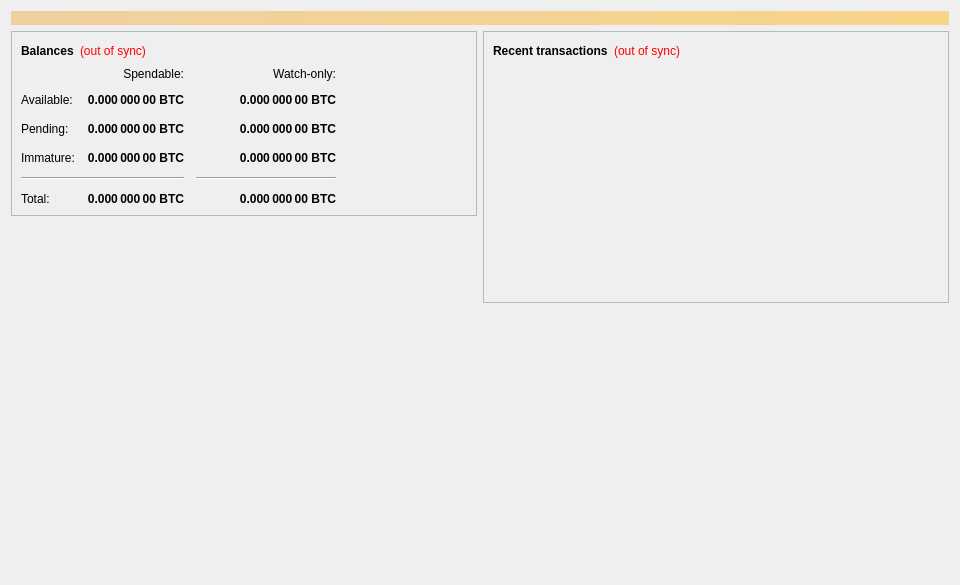
<?xml version="1.0" encoding="UTF-8"?>
<ui version="4.0">
 <class>OverviewPage</class>
 <widget class="QWidget" name="OverviewPage">
  <property name="geometry">
   <rect>
    <x>0</x>
    <y>0</y>
    <width>960</width>
    <height>585</height>
   </rect>
  </property>
  <property name="minimumSize">
   <size>
    <width>960</width>
    <height>0</height>
   </size>
  </property>
  <property name="windowTitle">
   <string>Form</string>
  </property>
  <layout class="QVBoxLayout" name="topLayout">
   <item>
    <widget class="QLabel" name="labelAlerts">
     <property name="visible">
      <bool>false</bool>
     </property>
     <property name="styleSheet">
      <string notr="true">background-color: qlineargradient(x1: 0, y1: 0, x2: 1, y2: 0, stop:0 #F0D0A0, stop:1 #F8D488); color:#000000;</string>
     </property>
     <property name="wordWrap">
      <bool>true</bool>
     </property>
     <property name="margin">
      <number>3</number>
     </property>
    </widget>
   </item>
   <item>
    <layout class="QHBoxLayout" name="horizontalLayout" stretch="1,1">
     <item>
      <layout class="QVBoxLayout" name="verticalLayout_2">
       <item>
        <widget class="QFrame" name="frame">
         <property name="frameShape">
          <enum>QFrame::StyledPanel</enum>
         </property>
         <property name="frameShadow">
          <enum>QFrame::Raised</enum>
         </property>
         <layout class="QVBoxLayout" name="verticalLayout_4">
          <item>
           <layout class="QHBoxLayout" name="horizontalLayout_4">
            <item>
             <widget class="QLabel" name="label_5">
              <property name="font">
               <font>
                <weight>75</weight>
                <bold>true</bold>
               </font>
              </property>
              <property name="text">
               <string>Balances</string>
              </property>
             </widget>
            </item>
            <item>
             <widget class="QLabel" name="labelWalletStatus">
              <property name="cursor">
               <cursorShape>WhatsThisCursor</cursorShape>
              </property>
              <property name="toolTip">
               <string>The displayed information may be out of date. Your wallet automatically synchronizes with the Sibcoin network after a connection is established, but this process has not completed yet.</string>
              </property>
              <property name="styleSheet">
               <string notr="true">QLabel { color: red; }</string>
              </property>
              <property name="text">
               <string notr="true">(out of sync)</string>
              </property>
              <property name="alignment">
               <set>Qt::AlignLeading|Qt::AlignLeft|Qt::AlignVCenter</set>
              </property>
             </widget>
            </item>
            <item>
             <spacer name="horizontalSpacer_3">
              <property name="orientation">
               <enum>Qt::Horizontal</enum>
              </property>
              <property name="sizeHint" stdset="0">
               <size>
                <width>40</width>
                <height>20</height>
               </size>
              </property>
             </spacer>
            </item>
           </layout>
          </item>
          <item>
           <layout class="QGridLayout" name="gridLayout">
            <property name="spacing">
             <number>12</number>
            </property>
            <item row="2" column="2">
             <widget class="QLabel" name="labelWatchPending">
              <property name="font">
               <font>
                <weight>75</weight>
                <bold>true</bold>
               </font>
              </property>
              <property name="cursor">
               <cursorShape>IBeamCursor</cursorShape>
              </property>
              <property name="toolTip">
               <string>Unconfirmed transactions to watch-only addresses</string>
              </property>
              <property name="text">
               <string notr="true">0.000 000 00 BTC</string>
              </property>
              <property name="alignment">
               <set>Qt::AlignRight|Qt::AlignTrailing|Qt::AlignVCenter</set>
              </property>
              <property name="textInteractionFlags">
               <set>Qt::LinksAccessibleByMouse|Qt::TextSelectableByKeyboard|Qt::TextSelectableByMouse</set>
              </property>
             </widget>
            </item>
            <item row="2" column="1">
             <widget class="QLabel" name="labelUnconfirmed">
              <property name="font">
               <font>
                <weight>75</weight>
                <bold>true</bold>
               </font>
              </property>
              <property name="cursor">
               <cursorShape>IBeamCursor</cursorShape>
              </property>
              <property name="toolTip">
               <string>Total of transactions that have yet to be confirmed, and do not yet count toward the spendable balance</string>
              </property>
              <property name="text">
               <string notr="true">0.000 000 00 BTC</string>
              </property>
              <property name="alignment">
               <set>Qt::AlignRight|Qt::AlignTrailing|Qt::AlignVCenter</set>
              </property>
              <property name="textInteractionFlags">
               <set>Qt::LinksAccessibleByMouse|Qt::TextSelectableByKeyboard|Qt::TextSelectableByMouse</set>
              </property>
             </widget>
            </item>
            <item row="3" column="2">
             <widget class="QLabel" name="labelWatchImmature">
              <property name="font">
               <font>
                <weight>75</weight>
                <bold>true</bold>
               </font>
              </property>
              <property name="cursor">
               <cursorShape>IBeamCursor</cursorShape>
              </property>
              <property name="toolTip">
               <string>Mined balance in watch-only addresses that has not yet matured</string>
              </property>
              <property name="text">
               <string notr="true">0.000 000 00 BTC</string>
              </property>
              <property name="alignment">
               <set>Qt::AlignRight|Qt::AlignTrailing|Qt::AlignVCenter</set>
              </property>
              <property name="textInteractionFlags">
               <set>Qt::LinksAccessibleByMouse|Qt::TextSelectableByKeyboard|Qt::TextSelectableByMouse</set>
              </property>
             </widget>
            </item>
            <item row="4" column="0" colspan="2">
             <widget class="Line" name="lineSpendableBalance">
              <property name="orientation">
               <enum>Qt::Horizontal</enum>
              </property>
             </widget>
            </item>
            <item row="4" column="2">
             <widget class="Line" name="lineWatchBalance">
              <property name="sizePolicy">
               <sizepolicy hsizetype="Preferred" vsizetype="Fixed">
                <horstretch>0</horstretch>
                <verstretch>0</verstretch>
               </sizepolicy>
              </property>
              <property name="minimumSize">
               <size>
                <width>140</width>
                <height>0</height>
               </size>
              </property>
              <property name="orientation">
               <enum>Qt::Horizontal</enum>
              </property>
             </widget>
            </item>
            <item row="5" column="0">
             <widget class="QLabel" name="labelTotalText">
              <property name="text">
               <string>Total:</string>
              </property>
             </widget>
            </item>
            <item row="3" column="1">
             <widget class="QLabel" name="labelImmature">
              <property name="font">
               <font>
                <weight>75</weight>
                <bold>true</bold>
               </font>
              </property>
              <property name="cursor">
               <cursorShape>IBeamCursor</cursorShape>
              </property>
              <property name="toolTip">
               <string>Mined balance that has not yet matured</string>
              </property>
              <property name="text">
               <string notr="true">0.000 000 00 BTC</string>
              </property>
              <property name="alignment">
               <set>Qt::AlignRight|Qt::AlignTrailing|Qt::AlignVCenter</set>
              </property>
              <property name="textInteractionFlags">
               <set>Qt::LinksAccessibleByMouse|Qt::TextSelectableByKeyboard|Qt::TextSelectableByMouse</set>
              </property>
             </widget>
            </item>
            <item row="2" column="3">
             <spacer name="horizontalSpacer_2">
              <property name="orientation">
               <enum>Qt::Horizontal</enum>
              </property>
              <property name="sizeHint" stdset="0">
               <size>
                <width>40</width>
                <height>20</height>
               </size>
              </property>
             </spacer>
            </item>
            <item row="3" column="0">
             <widget class="QLabel" name="labelImmatureText">
              <property name="text">
               <string>Immature:</string>
              </property>
             </widget>
            </item>
            <item row="5" column="1">
             <widget class="QLabel" name="labelTotal">
              <property name="font">
               <font>
                <weight>75</weight>
                <bold>true</bold>
               </font>
              </property>
              <property name="cursor">
               <cursorShape>IBeamCursor</cursorShape>
              </property>
              <property name="toolTip">
               <string>Your current total balance</string>
              </property>
              <property name="text">
               <string notr="true">0.000 000 00 BTC</string>
              </property>
              <property name="alignment">
               <set>Qt::AlignRight|Qt::AlignTrailing|Qt::AlignVCenter</set>
              </property>
              <property name="textInteractionFlags">
               <set>Qt::LinksAccessibleByMouse|Qt::TextSelectableByKeyboard|Qt::TextSelectableByMouse</set>
              </property>
             </widget>
            </item>
            <item row="5" column="2">
             <widget class="QLabel" name="labelWatchTotal">
              <property name="font">
               <font>
                <weight>75</weight>
                <bold>true</bold>
               </font>
              </property>
              <property name="cursor">
               <cursorShape>IBeamCursor</cursorShape>
              </property>
              <property name="toolTip">
               <string>Current total balance in watch-only addresses</string>
              </property>
              <property name="text">
               <string notr="true">0.000 000 00 BTC</string>
              </property>
              <property name="alignment">
               <set>Qt::AlignRight|Qt::AlignTrailing|Qt::AlignVCenter</set>
              </property>
              <property name="textInteractionFlags">
               <set>Qt::LinksAccessibleByMouse|Qt::TextSelectableByKeyboard|Qt::TextSelectableByMouse</set>
              </property>
             </widget>
            </item>
            <item row="0" column="2">
             <widget class="QLabel" name="labelWatchonly">
              <property name="text">
               <string>Watch-only:</string>
              </property>
              <property name="alignment">
               <set>Qt::AlignRight|Qt::AlignTrailing|Qt::AlignVCenter</set>
              </property>
             </widget>
            </item>
            <item row="1" column="0">
             <widget class="QLabel" name="labelBalanceText">
              <property name="text">
               <string>Available:</string>
              </property>
             </widget>
            </item>
            <item row="1" column="1">
             <widget class="QLabel" name="labelBalance">
              <property name="font">
               <font>
                <weight>75</weight>
                <bold>true</bold>
               </font>
              </property>
              <property name="cursor">
               <cursorShape>IBeamCursor</cursorShape>
              </property>
              <property name="toolTip">
               <string>Your current spendable balance</string>
              </property>
              <property name="text">
               <string notr="true">0.000 000 00 BTC</string>
              </property>
              <property name="alignment">
               <set>Qt::AlignRight|Qt::AlignTrailing|Qt::AlignVCenter</set>
              </property>
              <property name="textInteractionFlags">
               <set>Qt::LinksAccessibleByMouse|Qt::TextSelectableByKeyboard|Qt::TextSelectableByMouse</set>
              </property>
             </widget>
            </item>
            <item row="1" column="2">
             <widget class="QLabel" name="labelWatchAvailable">
              <property name="font">
               <font>
                <weight>75</weight>
                <bold>true</bold>
               </font>
              </property>
              <property name="cursor">
               <cursorShape>IBeamCursor</cursorShape>
              </property>
              <property name="toolTip">
               <string>Your current balance in watch-only addresses</string>
              </property>
              <property name="text">
               <string notr="true">0.000 000 00 BTC</string>
              </property>
              <property name="alignment">
               <set>Qt::AlignRight|Qt::AlignTrailing|Qt::AlignVCenter</set>
              </property>
              <property name="textInteractionFlags">
               <set>Qt::LinksAccessibleByMouse|Qt::TextSelectableByKeyboard|Qt::TextSelectableByMouse</set>
              </property>
             </widget>
            </item>
            <item row="2" column="0">
             <widget class="QLabel" name="labelPendingText">
              <property name="text">
               <string>Pending:</string>
              </property>
             </widget>
            </item>
            <item row="0" column="1">
             <widget class="QLabel" name="labelSpendable">
              <property name="text">
               <string>Spendable:</string>
              </property>
              <property name="alignment">
               <set>Qt::AlignRight|Qt::AlignTrailing|Qt::AlignVCenter</set>
              </property>
             </widget>
            </item>
           </layout>
          </item>
         </layout>
        </widget>
       </item>
       <item>
        <widget class="QFrame" name="frameDarksend">
         <property name="minimumSize">
          <size>
           <width>0</width>
           <height>0</height>
          </size>
         </property>
         <property name="maximumSize">
          <size>
           <width>0</width>
           <height>0</height>
          </size>
         </property>
         <property name="layoutDirection">
          <enum>Qt::LeftToRight</enum>
         </property>
         <property name="frameShape">
          <enum>QFrame::StyledPanel</enum>
         </property>
         <property name="frameShadow">
          <enum>QFrame::Raised</enum>
         </property>
         <widget class="QWidget" name="formLayoutWidget">
          <property name="geometry">
           <rect>
            <x>10</x>
            <y>40</y>
            <width>451</width>
            <height>161</height>
           </rect>
          </property>
          <layout class="QFormLayout" name="formLayout">
           <property name="fieldGrowthPolicy">
            <enum>QFormLayout::AllNonFixedFieldsGrow</enum>
           </property>
           <property name="horizontalSpacing">
            <number>11</number>
           </property>
           <property name="verticalSpacing">
            <number>12</number>
           </property>
           <item row="0" column="0">
            <widget class="QLabel" name="label_6">
             <property name="text">
              <string>Status:</string>
             </property>
            </widget>
           </item>
           <item row="1" column="0">
            <widget class="QLabel" name="label_7">
             <property name="text">
              <string>Completion:</string>
             </property>
            </widget>
           </item>
           <item row="1" column="1">
            <widget class="QProgressBar" name="darksendProgress">
             <property name="maximumSize">
              <size>
               <width>154</width>
               <height>16777215</height>
              </size>
             </property>
             <property name="value">
              <number>0</number>
             </property>
            </widget>
           </item>
           <item row="2" column="0">
            <widget class="QLabel" name="labelAnonymizedText">
             <property name="text">
              <string>Darksend Balance:</string>
             </property>
            </widget>
           </item>
           <item row="2" column="1">
            <widget class="QLabel" name="labelAnonymized">
             <property name="font">
              <font>
               <weight>75</weight>
               <bold>true</bold>
              </font>
             </property>
             <property name="text">
              <string notr="true">0 SIB</string>
             </property>
            </widget>
           </item>
           <item row="3" column="0">
            <widget class="QLabel" name="label_8">
             <property name="text">
              <string>Amount and Rounds:</string>
             </property>
            </widget>
           </item>
           <item row="3" column="1">
            <widget class="QLabel" name="labelAmountRounds">
             <property name="text">
              <string>0 SIB / 0 Rounds</string>
             </property>
            </widget>
           </item>
           <item row="4" column="0">
            <widget class="QLabel" name="label_9">
             <property name="text">
              <string>Submitted Denom:</string>
             </property>
            </widget>
           </item>
           <item row="4" column="1">
            <widget class="QLabel" name="labelSubmittedDenom">
             <property name="toolTip">
              <string>The denominations you submitted to the Masternode.&lt;br&gt;To mix, other users must submit the exact same denominations.</string>
             </property>
             <property name="text">
              <string>n/a</string>
             </property>
            </widget>
           </item>
           <item row="0" column="1">
            <widget class="QLabel" name="darksendEnabled">
             <property name="text">
              <string>Enabled/Disabled</string>
             </property>
            </widget>
           </item>
          </layout>
         </widget>
         <widget class="QPushButton" name="runAutoDenom">
          <property name="geometry">
           <rect>
            <x>251</x>
            <y>17</y>
            <width>1</width>
            <height>1</height>
           </rect>
          </property>
          <property name="palette">
           <palette>
            <active>
             <colorrole role="WindowText">
              <brush brushstyle="SolidPattern">
               <color alpha="255">
                <red>0</red>
                <green>0</green>
                <blue>0</blue>
               </color>
              </brush>
             </colorrole>
             <colorrole role="Button">
              <brush brushstyle="SolidPattern">
               <color alpha="255">
                <red>239</red>
                <green>238</green>
                <blue>238</blue>
               </color>
              </brush>
             </colorrole>
             <colorrole role="Light">
              <brush brushstyle="SolidPattern">
               <color alpha="255">
                <red>255</red>
                <green>255</green>
                <blue>255</blue>
               </color>
              </brush>
             </colorrole>
             <colorrole role="Midlight">
              <brush brushstyle="SolidPattern">
               <color alpha="255">
                <red>247</red>
                <green>246</green>
                <blue>246</blue>
               </color>
              </brush>
             </colorrole>
             <colorrole role="Dark">
              <brush brushstyle="SolidPattern">
               <color alpha="255">
                <red>119</red>
                <green>119</green>
                <blue>119</blue>
               </color>
              </brush>
             </colorrole>
             <colorrole role="Mid">
              <brush brushstyle="SolidPattern">
               <color alpha="255">
                <red>159</red>
                <green>159</green>
                <blue>159</blue>
               </color>
              </brush>
             </colorrole>
             <colorrole role="Text">
              <brush brushstyle="SolidPattern">
               <color alpha="255">
                <red>0</red>
                <green>0</green>
                <blue>0</blue>
               </color>
              </brush>
             </colorrole>
             <colorrole role="BrightText">
              <brush brushstyle="SolidPattern">
               <color alpha="255">
                <red>255</red>
                <green>255</green>
                <blue>255</blue>
               </color>
              </brush>
             </colorrole>
             <colorrole role="ButtonText">
              <brush brushstyle="SolidPattern">
               <color alpha="255">
                <red>0</red>
                <green>0</green>
                <blue>0</blue>
               </color>
              </brush>
             </colorrole>
             <colorrole role="Base">
              <brush brushstyle="SolidPattern">
               <color alpha="255">
                <red>255</red>
                <green>255</green>
                <blue>255</blue>
               </color>
              </brush>
             </colorrole>
             <colorrole role="Window">
              <brush brushstyle="SolidPattern">
               <color alpha="255">
                <red>239</red>
                <green>238</green>
                <blue>238</blue>
               </color>
              </brush>
             </colorrole>
             <colorrole role="Shadow">
              <brush brushstyle="SolidPattern">
               <color alpha="255">
                <red>0</red>
                <green>0</green>
                <blue>0</blue>
               </color>
              </brush>
             </colorrole>
             <colorrole role="AlternateBase">
              <brush brushstyle="SolidPattern">
               <color alpha="255">
                <red>247</red>
                <green>246</green>
                <blue>246</blue>
               </color>
              </brush>
             </colorrole>
             <colorrole role="ToolTipBase">
              <brush brushstyle="SolidPattern">
               <color alpha="255">
                <red>255</red>
                <green>255</green>
                <blue>220</blue>
               </color>
              </brush>
             </colorrole>
             <colorrole role="ToolTipText">
              <brush brushstyle="SolidPattern">
               <color alpha="255">
                <red>0</red>
                <green>0</green>
                <blue>0</blue>
               </color>
              </brush>
             </colorrole>
            </active>
            <inactive>
             <colorrole role="WindowText">
              <brush brushstyle="SolidPattern">
               <color alpha="255">
                <red>0</red>
                <green>0</green>
                <blue>0</blue>
               </color>
              </brush>
             </colorrole>
             <colorrole role="Button">
              <brush brushstyle="SolidPattern">
               <color alpha="255">
                <red>239</red>
                <green>238</green>
                <blue>238</blue>
               </color>
              </brush>
             </colorrole>
             <colorrole role="Light">
              <brush brushstyle="SolidPattern">
               <color alpha="255">
                <red>255</red>
                <green>255</green>
                <blue>255</blue>
               </color>
              </brush>
             </colorrole>
             <colorrole role="Midlight">
              <brush brushstyle="SolidPattern">
               <color alpha="255">
                <red>247</red>
                <green>246</green>
                <blue>246</blue>
               </color>
              </brush>
             </colorrole>
             <colorrole role="Dark">
              <brush brushstyle="SolidPattern">
               <color alpha="255">
                <red>119</red>
                <green>119</green>
                <blue>119</blue>
               </color>
              </brush>
             </colorrole>
             <colorrole role="Mid">
              <brush brushstyle="SolidPattern">
               <color alpha="255">
                <red>159</red>
                <green>159</green>
                <blue>159</blue>
               </color>
              </brush>
             </colorrole>
             <colorrole role="Text">
              <brush brushstyle="SolidPattern">
               <color alpha="255">
                <red>0</red>
                <green>0</green>
                <blue>0</blue>
               </color>
              </brush>
             </colorrole>
             <colorrole role="BrightText">
              <brush brushstyle="SolidPattern">
               <color alpha="255">
                <red>255</red>
                <green>255</green>
                <blue>255</blue>
               </color>
              </brush>
             </colorrole>
             <colorrole role="ButtonText">
              <brush brushstyle="SolidPattern">
               <color alpha="255">
                <red>0</red>
                <green>0</green>
                <blue>0</blue>
               </color>
              </brush>
             </colorrole>
             <colorrole role="Base">
              <brush brushstyle="SolidPattern">
               <color alpha="255">
                <red>255</red>
                <green>255</green>
                <blue>255</blue>
               </color>
              </brush>
             </colorrole>
             <colorrole role="Window">
              <brush brushstyle="SolidPattern">
               <color alpha="255">
                <red>239</red>
                <green>238</green>
                <blue>238</blue>
               </color>
              </brush>
             </colorrole>
             <colorrole role="Shadow">
              <brush brushstyle="SolidPattern">
               <color alpha="255">
                <red>0</red>
                <green>0</green>
                <blue>0</blue>
               </color>
              </brush>
             </colorrole>
             <colorrole role="AlternateBase">
              <brush brushstyle="SolidPattern">
               <color alpha="255">
                <red>247</red>
                <green>246</green>
                <blue>246</blue>
               </color>
              </brush>
             </colorrole>
             <colorrole role="ToolTipBase">
              <brush brushstyle="SolidPattern">
               <color alpha="255">
                <red>255</red>
                <green>255</green>
                <blue>220</blue>
               </color>
              </brush>
             </colorrole>
             <colorrole role="ToolTipText">
              <brush brushstyle="SolidPattern">
               <color alpha="255">
                <red>0</red>
                <green>0</green>
                <blue>0</blue>
               </color>
              </brush>
             </colorrole>
            </inactive>
            <disabled>
             <colorrole role="WindowText">
              <brush brushstyle="SolidPattern">
               <color alpha="255">
                <red>119</red>
                <green>119</green>
                <blue>119</blue>
               </color>
              </brush>
             </colorrole>
             <colorrole role="Button">
              <brush brushstyle="SolidPattern">
               <color alpha="255">
                <red>239</red>
                <green>238</green>
                <blue>238</blue>
               </color>
              </brush>
             </colorrole>
             <colorrole role="Light">
              <brush brushstyle="SolidPattern">
               <color alpha="255">
                <red>255</red>
                <green>255</green>
                <blue>255</blue>
               </color>
              </brush>
             </colorrole>
             <colorrole role="Midlight">
              <brush brushstyle="SolidPattern">
               <color alpha="255">
                <red>247</red>
                <green>246</green>
                <blue>246</blue>
               </color>
              </brush>
             </colorrole>
             <colorrole role="Dark">
              <brush brushstyle="SolidPattern">
               <color alpha="255">
                <red>119</red>
                <green>119</green>
                <blue>119</blue>
               </color>
              </brush>
             </colorrole>
             <colorrole role="Mid">
              <brush brushstyle="SolidPattern">
               <color alpha="255">
                <red>159</red>
                <green>159</green>
                <blue>159</blue>
               </color>
              </brush>
             </colorrole>
             <colorrole role="Text">
              <brush brushstyle="SolidPattern">
               <color alpha="255">
                <red>119</red>
                <green>119</green>
                <blue>119</blue>
               </color>
              </brush>
             </colorrole>
             <colorrole role="BrightText">
              <brush brushstyle="SolidPattern">
               <color alpha="255">
                <red>255</red>
                <green>255</green>
                <blue>255</blue>
               </color>
              </brush>
             </colorrole>
             <colorrole role="ButtonText">
              <brush brushstyle="SolidPattern">
               <color alpha="255">
                <red>119</red>
                <green>119</green>
                <blue>119</blue>
               </color>
              </brush>
             </colorrole>
             <colorrole role="Base">
              <brush brushstyle="SolidPattern">
               <color alpha="255">
                <red>239</red>
                <green>238</green>
                <blue>238</blue>
               </color>
              </brush>
             </colorrole>
             <colorrole role="Window">
              <brush brushstyle="SolidPattern">
               <color alpha="255">
                <red>239</red>
                <green>238</green>
                <blue>238</blue>
               </color>
              </brush>
             </colorrole>
             <colorrole role="Shadow">
              <brush brushstyle="SolidPattern">
               <color alpha="255">
                <red>0</red>
                <green>0</green>
                <blue>0</blue>
               </color>
              </brush>
             </colorrole>
             <colorrole role="AlternateBase">
              <brush brushstyle="SolidPattern">
               <color alpha="255">
                <red>239</red>
                <green>238</green>
                <blue>238</blue>
               </color>
              </brush>
             </colorrole>
             <colorrole role="ToolTipBase">
              <brush brushstyle="SolidPattern">
               <color alpha="255">
                <red>255</red>
                <green>255</green>
                <blue>220</blue>
               </color>
              </brush>
             </colorrole>
             <colorrole role="ToolTipText">
              <brush brushstyle="SolidPattern">
               <color alpha="255">
                <red>0</red>
                <green>0</green>
                <blue>0</blue>
               </color>
              </brush>
             </colorrole>
            </disabled>
           </palette>
          </property>
          <property name="focusPolicy">
           <enum>Qt::NoFocus</enum>
          </property>
          <property name="autoFillBackground">
           <bool>true</bool>
          </property>
          <property name="text">
           <string/>
          </property>
          <property name="flat">
           <bool>true</bool>
          </property>
         </widget>
         <widget class="QPushButton" name="toggleDarksend">
          <property name="geometry">
           <rect>
            <x>10</x>
            <y>292</y>
            <width>221</width>
            <height>56</height>
           </rect>
          </property>
          <property name="sizePolicy">
           <sizepolicy hsizetype="MinimumExpanding" vsizetype="Fixed">
            <horstretch>0</horstretch>
            <verstretch>0</verstretch>
           </sizepolicy>
          </property>
          <property name="text">
           <string>Start/Stop Mixing</string>
          </property>
         </widget>
         <widget class="Line" name="lineLastMessage">
          <property name="geometry">
           <rect>
            <x>10</x>
            <y>200</y>
            <width>441</width>
            <height>16</height>
           </rect>
          </property>
          <property name="orientation">
           <enum>Qt::Horizontal</enum>
          </property>
         </widget>
         <widget class="QLabel" name="darksendStatus">
          <property name="geometry">
           <rect>
            <x>10</x>
            <y>220</y>
            <width>451</width>
            <height>61</height>
           </rect>
          </property>
          <property name="minimumSize">
           <size>
            <width>288</width>
            <height>43</height>
           </size>
          </property>
          <property name="text">
           <string>(Last Message)</string>
          </property>
          <property name="alignment">
           <set>Qt::AlignLeading|Qt::AlignLeft|Qt::AlignTop</set>
          </property>
          <property name="wordWrap">
           <bool>true</bool>
          </property>
         </widget>
         <widget class="QPushButton" name="darksendAuto">
          <property name="geometry">
           <rect>
            <x>230</x>
            <y>292</y>
            <width>221</width>
            <height>28</height>
           </rect>
          </property>
          <property name="sizePolicy">
           <sizepolicy hsizetype="MinimumExpanding" vsizetype="Fixed">
            <horstretch>0</horstretch>
            <verstretch>0</verstretch>
           </sizepolicy>
          </property>
          <property name="toolTip">
           <string>Try to manually submit a Darksend request.</string>
          </property>
          <property name="text">
           <string>Try Mix</string>
          </property>
         </widget>
         <widget class="QPushButton" name="darksendReset">
          <property name="geometry">
           <rect>
            <x>230</x>
            <y>319</y>
            <width>221</width>
            <height>28</height>
           </rect>
          </property>
          <property name="sizePolicy">
           <sizepolicy hsizetype="MinimumExpanding" vsizetype="Fixed">
            <horstretch>0</horstretch>
            <verstretch>0</verstretch>
           </sizepolicy>
          </property>
          <property name="toolTip">
           <string>Reset the current status of Darksend (can interrupt Darksend if it's in the process of Mixing, which can cost you money!)</string>
          </property>
          <property name="autoFillBackground">
           <bool>false</bool>
          </property>
          <property name="text">
           <string>Reset</string>
          </property>
         </widget>
         <widget class="QWidget" name="layoutWidget">
          <property name="geometry">
           <rect>
            <x>10</x>
            <y>10</y>
            <width>431</width>
            <height>22</height>
           </rect>
          </property>
          <layout class="QHBoxLayout" name="horizontalLayout_5">
           <item>
            <widget class="QLabel" name="label_2">
             <property name="font">
              <font>
               <weight>75</weight>
               <bold>true</bold>
              </font>
             </property>
             <property name="text">
              <string>Darksend</string>
             </property>
            </widget>
           </item>
           <item>
            <widget class="QLabel" name="labelDarksendSyncStatus">
             <property name="toolTip">
              <string>The displayed information may be out of date. Your wallet automatically synchronizes with the Sibcoin network after a connection is established, but this process has not completed yet.</string>
             </property>
             <property name="styleSheet">
              <string notr="true">QLabel { color: red; }</string>
             </property>
             <property name="text">
              <string notr="true">(out of sync)</string>
             </property>
             <property name="alignment">
              <set>Qt::AlignLeading|Qt::AlignLeft|Qt::AlignVCenter</set>
             </property>
            </widget>
           </item>
           <item>
            <spacer name="horizontalSpacer_4">
             <property name="orientation">
              <enum>Qt::Horizontal</enum>
             </property>
             <property name="sizeHint" stdset="0">
              <size>
               <width>40</width>
               <height>20</height>
              </size>
             </property>
            </spacer>
           </item>
          </layout>
         </widget>
        </widget>
       </item>
       <item>
        <spacer name="verticalSpacer">
         <property name="orientation">
          <enum>Qt::Vertical</enum>
         </property>
         <property name="sizeHint" stdset="0">
          <size>
           <width>20</width>
           <height>40</height>
          </size>
         </property>
        </spacer>
       </item>
      </layout>
     </item>
     <item>
      <layout class="QVBoxLayout" name="verticalLayout_3">
       <item>
        <widget class="QFrame" name="frame_2">
         <property name="frameShape">
          <enum>QFrame::StyledPanel</enum>
         </property>
         <property name="frameShadow">
          <enum>QFrame::Raised</enum>
         </property>
         <layout class="QVBoxLayout" name="verticalLayout">
          <item>
           <layout class="QHBoxLayout" name="horizontalLayout_2">
            <item>
             <widget class="QLabel" name="label_4">
              <property name="font">
               <font>
                <weight>75</weight>
                <bold>true</bold>
               </font>
              </property>
              <property name="text">
               <string>Recent transactions</string>
              </property>
             </widget>
            </item>
            <item>
             <widget class="QLabel" name="labelTransactionsStatus">
              <property name="cursor">
               <cursorShape>WhatsThisCursor</cursorShape>
              </property>
              <property name="toolTip">
               <string>The displayed information may be out of date. Your wallet automatically synchronizes with the Sibcoin network after a connection is established, but this process has not completed yet.</string>
              </property>
              <property name="styleSheet">
               <string notr="true">QLabel { color: red; }</string>
              </property>
              <property name="text">
               <string notr="true">(out of sync)</string>
              </property>
              <property name="alignment">
               <set>Qt::AlignRight|Qt::AlignTrailing|Qt::AlignVCenter</set>
              </property>
             </widget>
            </item>
            <item>
             <spacer name="horizontalSpacer">
              <property name="orientation">
               <enum>Qt::Horizontal</enum>
              </property>
              <property name="sizeHint" stdset="0">
               <size>
                <width>40</width>
                <height>20</height>
               </size>
              </property>
             </spacer>
            </item>
           </layout>
          </item>
          <item>
           <widget class="QListView" name="listTransactions">
            <property name="styleSheet">
             <string notr="true">QListView { background: transparent; }</string>
            </property>
            <property name="frameShape">
             <enum>QFrame::NoFrame</enum>
            </property>
            <property name="verticalScrollBarPolicy">
             <enum>Qt::ScrollBarAlwaysOff</enum>
            </property>
            <property name="horizontalScrollBarPolicy">
             <enum>Qt::ScrollBarAlwaysOff</enum>
            </property>
            <property name="selectionMode">
             <enum>QAbstractItemView::NoSelection</enum>
            </property>
           </widget>
          </item>
         </layout>
        </widget>
       </item>
       <item>
        <spacer name="verticalSpacer_2">
         <property name="orientation">
          <enum>Qt::Vertical</enum>
         </property>
         <property name="sizeHint" stdset="0">
          <size>
           <width>20</width>
           <height>40</height>
          </size>
         </property>
        </spacer>
       </item>
      </layout>
     </item>
    </layout>
   </item>
  </layout>
 </widget>
 <resources/>
 <connections/>
</ui>
